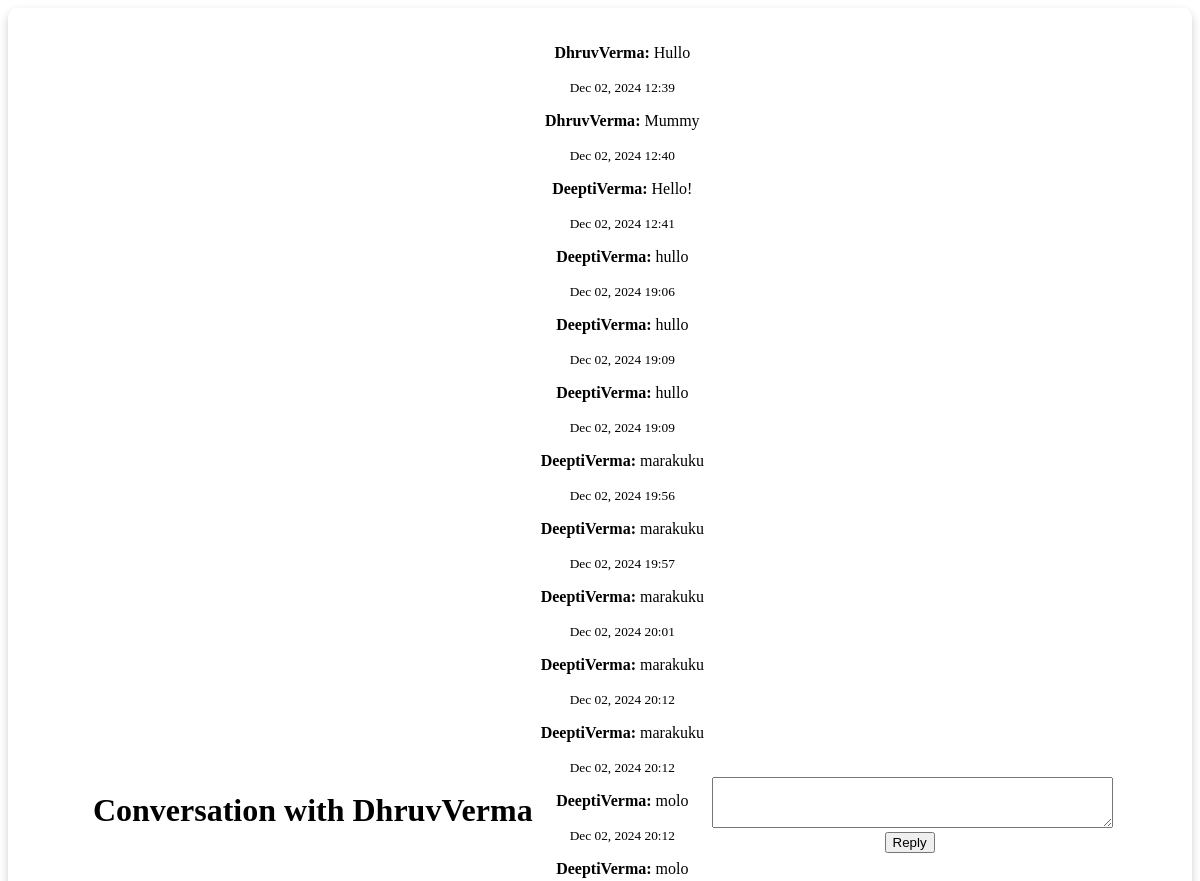
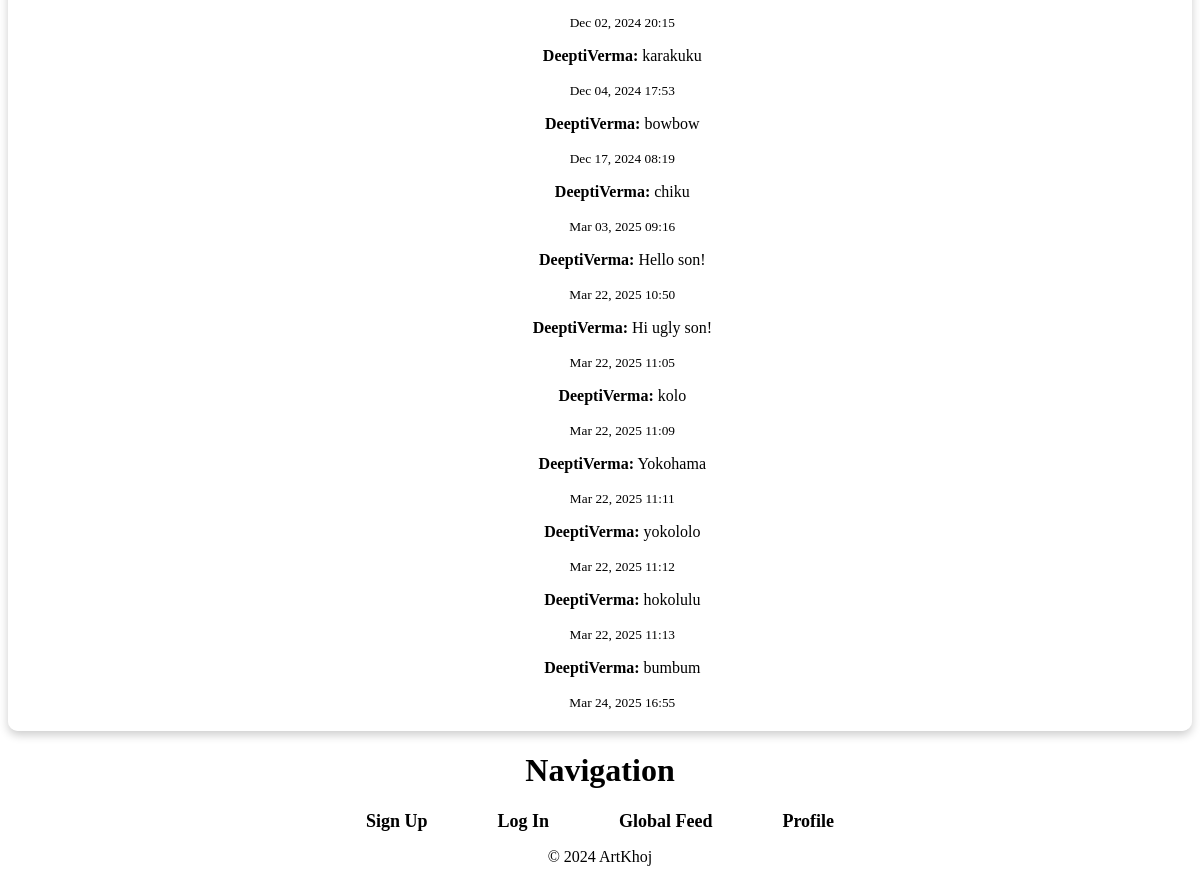
Screenshot of /users/message_thread/4/ (signed in) with the database file from the repository (2 pictures, top to bottom).
### users/models.py (models this page shows)
class Message(models.Model):
    sender = models.ForeignKey(User, related_name='sent_messages', on_delete=models.CASCADE)
    recipient = models.ForeignKey(User, related_name='received_messages', on_delete=models.CASCADE)
    content = models.TextField()
    timestamp = models.DateTimeField(auto_now_add=True)
    is_read = models.BooleanField(default=False)
    def __str__(self):
        return f'Message from {self.sender} to {self.recipient}'

### users/views.py (the view, shortened to what this page needs)
# urls.py: path('message_thread/<int:user_id>/', views.message_thread, name='message-thread'),
@login_required
def message_thread(request, user_id):
    try:
        other_user = get_object_or_404(User, id=user_id)  # Renamed to `other_user`
    except ValueError:
        messages.error(request, "Invalid user ID.")
        return redirect("inbox")
    if other_user == request.user:
        messages.error(request, "You cannot send messages to yourself.")
        return redirect("inbox")
    thread_messages = Message.objects.filter(
        Q(sender=request.user, recipient=other_user) |
        Q(sender=other_user, recipient=request.user)
    ).order_by("timestamp")
    return render(
        request,
        "users/message_thread.html",
        {
            "messages": thread_messages,
            "other_user": other_user,  # Updated to `other_user` for template compatibility
            "user_id": other_user.id,
        },
    )

### users/templates/users/message_thread.html (shortened to what this page needs)
{% extends 'users/base.html' %}
{% load static %}
{% block content %}
<h1>Conversation with {{ other_user.username }}</h1>
<div class="message-thread">
    {% if error %}
        <p>{{ error }}</p>
    {% else %}
        {% for message in messages %}
            <div class="{% if message.sender == request.user %}sent-message{% else %}received-message{% endif %}">
                <p>
                    <strong>{{ message.sender.username }}:</strong> {{ message.content }}
                </p>
                <small>{{ message.timestamp|date:"M d, Y H:i" }}</small>
            </div>
        {% endfor %}
    {% endif %}
</div>
<form method="post" action="{% url 'message-thread' other_user.id %}">
    <textarea
        name="content"
        cols="40"
        rows="3"
        placeholder="Write your message here..."
        required
        style="width: 100%; margin-top: 10px;">
    </textarea>
    <button type="submit">Reply</button>
</form>
{% endblock %}

### rows the page displays
Message: sender.username "DhruvVerma", content "Hullo", timestamp "Dec 02, 2024 12:39"
Message: sender.username "DhruvVerma", content "Mummy", timestamp "Dec 02, 2024 12:40"
Message: sender.username "DeeptiVerma", content "Hello!", timestamp "Dec 02, 2024 12:41"
Message: sender.username "DeeptiVerma", content "hullo", timestamp "Dec 02, 2024 19:06"
Message: sender.username "DeeptiVerma", content "hullo", timestamp "Dec 02, 2024 19:09"
Message: sender.username "DeeptiVerma", content "hullo", timestamp "Dec 02, 2024 19:09"
Message: sender.username "DeeptiVerma", content "marakuku", timestamp "Dec 02, 2024 19:56"
Message: sender.username "DeeptiVerma", content "marakuku", timestamp "Dec 02, 2024 19:57"
Message: sender.username "DeeptiVerma", content "marakuku", timestamp "Dec 02, 2024 20:01"
Message: sender.username "DeeptiVerma", content "marakuku", timestamp "Dec 02, 2024 20:12"
Message: sender.username "DeeptiVerma", content "marakuku", timestamp "Dec 02, 2024 20:12"
Message: sender.username "DeeptiVerma", content "molo", timestamp "Dec 02, 2024 20:12"
Message: sender.username "DeeptiVerma", content "molo", timestamp "Dec 02, 2024 20:15"
Message: sender.username "DeeptiVerma", content "karakuku", timestamp "Dec 04, 2024 17:53"
Message: sender.username "DeeptiVerma", content "bowbow", timestamp "Dec 17, 2024 08:19"
Message: sender.username "DeeptiVerma", content "chiku", timestamp "Mar 03, 2025 09:16"
Message: sender.username "DeeptiVerma", content "Hello son!", timestamp "Mar 22, 2025 10:50"
Message: sender.username "DeeptiVerma", content "Hi ugly son!", timestamp "Mar 22, 2025 11:05"
Message: sender.username "DeeptiVerma", content "kolo", timestamp "Mar 22, 2025 11:09"
Message: sender.username "DeeptiVerma", content "Yokohama", timestamp "Mar 22, 2025 11:11"
Message: sender.username "DeeptiVerma", content "yokololo", timestamp "Mar 22, 2025 11:12"
Message: sender.username "DeeptiVerma", content "hokolulu", timestamp "Mar 22, 2025 11:13"
Message: sender.username "DeeptiVerma", content "bumbum", timestamp "Mar 24, 2025 16:55"

### other values shown
{{ other_user.username }} "DhruvVerma"
